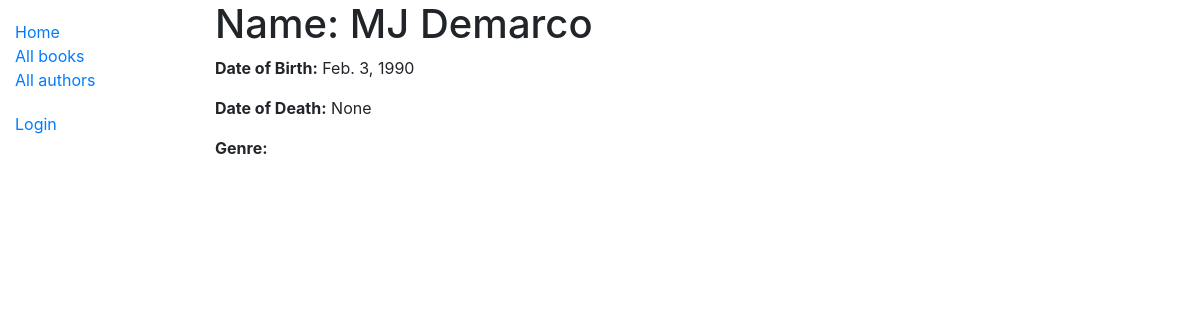
The app's page /catalog/author/1 with its own data.
### catalog/models.py (models this page shows, shortened)
class Author(models.Model):
    first_name = models.CharField(max_length=100)
    last_name = models.CharField(max_length=100)
    date_of_birth = models.DateField(null=True, blank=True)
    date_of_death = models.DateField('Died', null=True, blank=True)
    class Meta:
        ordering = ['last_name', 'first_name']

### catalog/views.py (the view)
# urls.py: path('author/<int:pk>', views.AuthorDetailView.as_view(), name='author-detail'),
class AuthorDetailView(generic.DetailView):
    model = Author

### catalog/templates/catalog/author_detail.html
{% extends "base_generic.html" %}
{% block content %}
  <h1>Name: {{ author.first_name }} {{ author.last_name}}</h1>
  <p><strong>Date of Birth:</strong> {{ author.date_of_birth }}</p>
  <p><strong>Date of Death:</strong> {{ author.date_of_death }}</p>
   <p><strong>Genre:</strong> {{ book.author.genre.all }}</p>
{% endblock %}

### records on screen
Author: first_name "MJ", last_name "Demarco", date_of_birth "Feb. 3, 1990", date_of_death "None"
